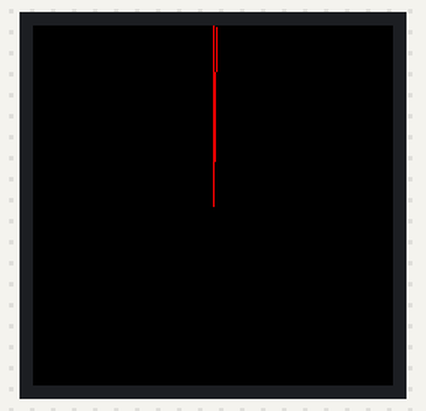
Bench run of a program on a simulated Raspberry Pi Pico running MicroPython. Parts: 240×240 colour display. Library files of the repository ran but are not shown: LCD_1inch28.py; what the program prints to the serial console is not drawn. At 9.2 s the program stops and its outputs stay as they are.

Above: at 0.4 s.
At 1.6 s:
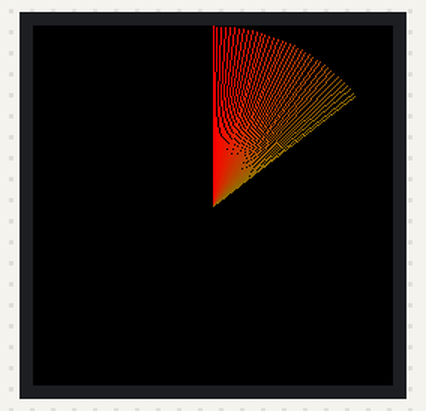
At 2.6 s:
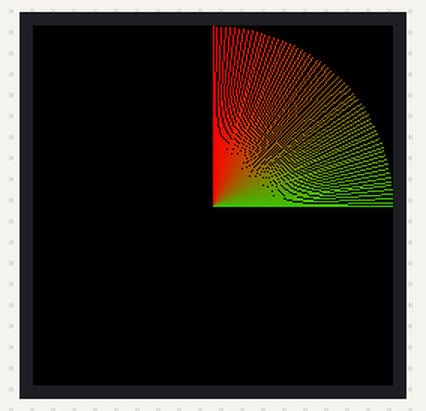
At 4.8 s:
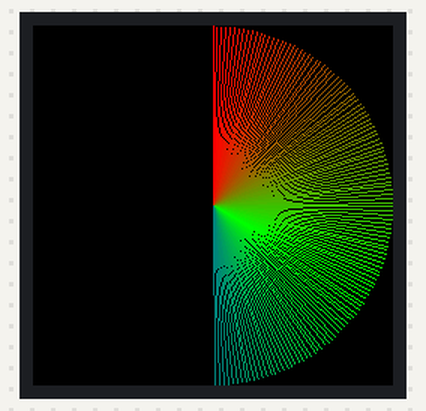
At 7.0 s:
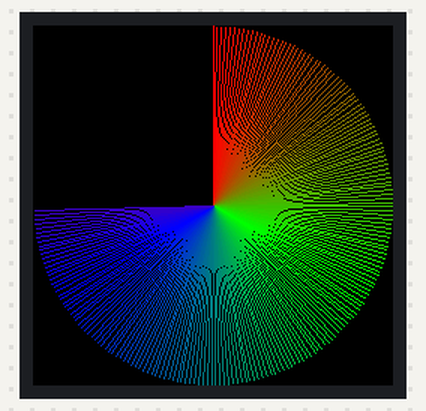
At 9.3 s:
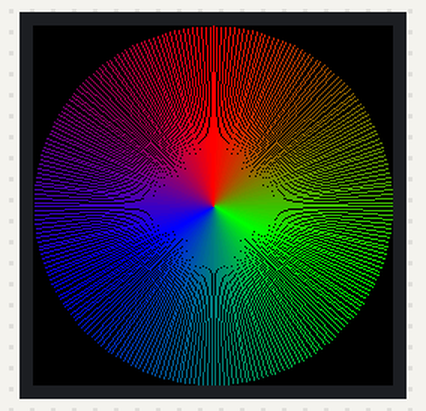

The program:

color-wheel-digits.py
```python
from LCD_1inch28 import LCD_1inch28
import math
from utime import sleep
LCD = LCD_1inch28()

def wheel(pos):
    # Input a value 0 to 255 to get a color value.
    # The colors are a transition r - g - b - back to r.
    if pos < 0 or pos > 255:
        return (0, 0, 0)
    if pos < 85:
        return (255 - pos * 3, pos * 3, 0)
    if pos < 170:
        pos -= 85
        return (0, 255 - pos * 3, pos * 3)
    pos -= 170
    return (pos * 3, 0, 255 - pos * 3)

def colorRGB(R,G,B): # Convert RGB888 to RGB565
    return (((G&0b00011100)<<3) + ((B&0b11111000)>>3)<<8) + (R&0b11111000) + ((G&0b11100000)>>5)

LCD.fill(LCD.black)
TWO_PI = 2*3.1415917
CENTER = 120
HAND_LENGTH = 120
RESOLUTION = 255
for i in range(0, RESOLUTION):
    radians = (i/RESOLUTION)*TWO_PI
    x = int(math.sin(radians)*HAND_LENGTH)
    y = -int(math.cos(radians)*HAND_LENGTH)
    rgb_triple = wheel(i)
    red = rgb_triple[0]
    green = rgb_triple[1]
    blue = rgb_triple[2]
    print('i:', i, ' rgb: ', red, green, blue, ' rad x y', radians, x, y)
    color = colorRGB(red, green, blue)
    LCD.line(CENTER, CENTER, CENTER+x,CENTER+y, color)
    sleep(.01)
    LCD.show()

# draw the digits for the 12 hour markers
DIGIT_DIST = 100
for i in range(0, 12):
    radians = (i/12)*TWO_PI
    x = int(math.sin(radians)*DIGIT_DIST)
    y = -int(math.cos(radians)*DIGIT_DIST)
```
